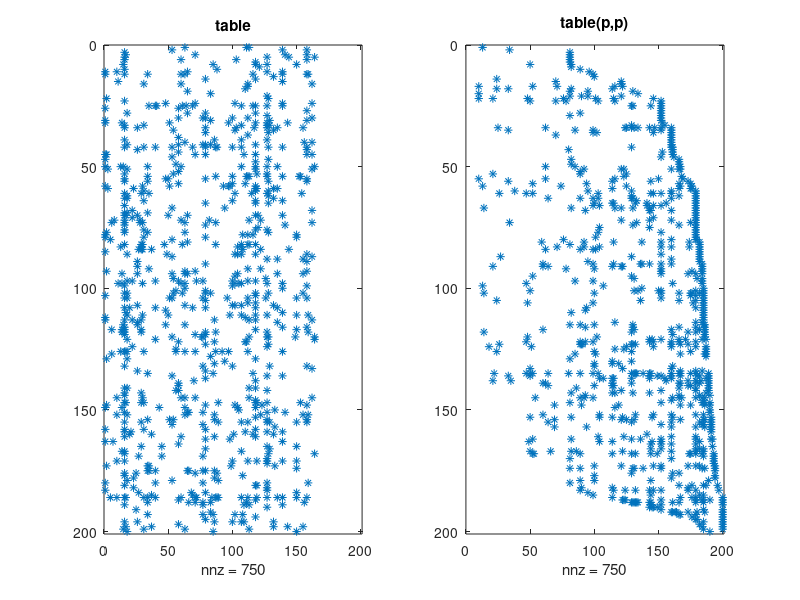

Recreate this plot in MATLAB.
% %% primo esempio
clc
close all
clear
table = csvread('data.csv');
subplot(1,2,1),spy(table),title('table')
p = symrcm(table);
R = table(p,p);
subplot(1,2,2),spy(R),title('table(p,p)')

[i,j] = find(table);
bw = max(i-j) + 1;


[i,j] = find(R);
bw_rcm = max(i-j) + 1;

fprintf(' %d-bandwidth original table \n',bw);
fprintf(' %d-bandwidth band table\n',bw_rcm);
%% secondo test con matrice complete
close all
clc 
clear
table = csvread('data_complete.csv');
subplot(1,2,1),spy(table),title('table')
p = symrcm(table);
R = table(p,p);
subplot(1,2,2),spy(R),title('table(p,p)')

[i,j] = find(table);
bw = max(i-j) + 1;


[i,j] = find(R);
bw_rcm = max(i-j) + 1;

fprintf(' %d-bandwidth original table \n',bw);
fprintf(' %d-bandwidth band table\n',bw_rcm);
